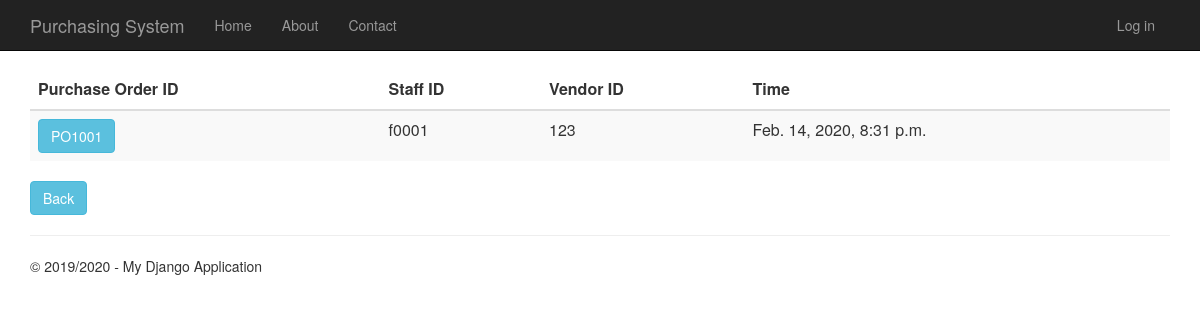
Before: /purchaseorderhistory with the older database file.
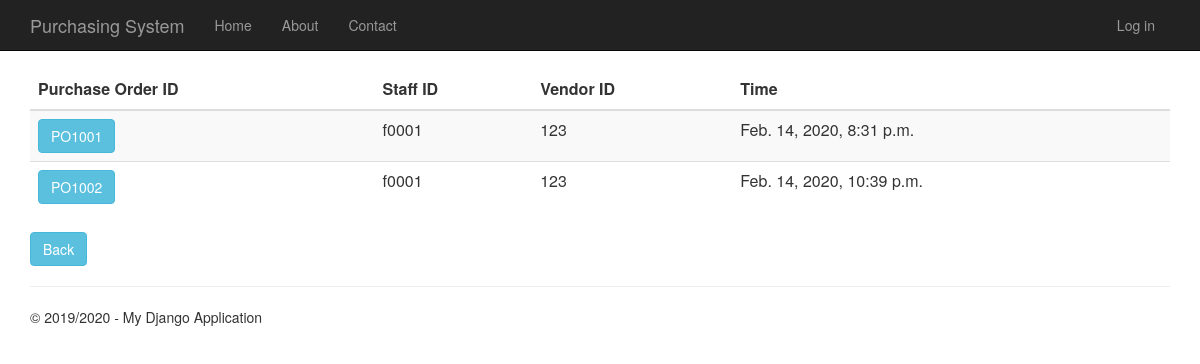
After: the same page with the newer database file.
### PurchaseOrder/models.py (models this page shows, shortened)
class PurchaseOrder(models.Model):
    purchase_order_id = models.CharField(primary_key=True, max_length=10)
    shipping_instructions = models.TextField()
    time_created = models.DateTimeField()
    description = models.TextField(null=True,default=None, blank=True)
    total_price = models.DecimalField(max_digits=10, decimal_places=2, default=Decimal('0.00'))
    person_id = models.ForeignKey(Person)
    vendor_id = models.ForeignKey(Vendor)
    quotation_id = models.OneToOneField(Quotation)

### app/models.py (models this page shows, shortened)
class Person(models.Model):
    user_id = models.OneToOneField(User)
    person_id = models.CharField(primary_key=True, max_length=10)
    person_name = models.TextField()
    person_address = models.TextField()
    person_phone_number = models.TextField()
    person_role = models.TextField(default = 'EMPLOYEE')

class Vendor(models.Model):
    vendor_id = models.CharField(primary_key=True, max_length=10)
    vendor_name = models.TextField()
    vendor_phone_number = models.TextField()
    vendor_address = models.TextField()
    vendor_email = models.TextField()
    def __str__(self):
        return str(self.vendor_id)

### PurchaseOrder/views.py (the view)
# urls.py: url(r'^purchaseorderhistory', PurchaseOrder.views.purchaseorderhistory, name="purchase_order_history"),
def purchaseorderhistory(request):
    purchase_orders = PurchaseOrder.objects.all()
    context = {
            'title':'Purchase Order History',
            'rows':purchase_orders,
            'year':'2019/2020'
        }
    return render(request,'PurchaseOrder/purchaseorderhistory.html',context)

### PurchaseOrder/templates/PurchaseOrder/purchaseorderhistory.html
{% extends "app/layout.html" %}
{% block content %}
<div class="purcahseorderhistory margintop" >
    <form action="purchaseorderhistorydetails" method="GET">
        <table class="table table-striped margintop">
          <thead>
            <tr>
              <th scope="col" class="fontlabel">Purchase Order ID</th>
              <th scope="col" class="fontlabel">Staff ID</th>
              <th scope="col" class="fontlabel">Vendor ID</th>
              <th scope="col" class="fontlabel">Time</th>
            </tr>
          </thead>
          <tbody>
              {% for r in rows %}
            <tr>
                 <td><button type="submit" name="po_id" value="{{r.purchase_order_id}}" class="btn btn-info" >{{r.purchase_order_id}}</button></td>
                 <td>{{r.person_id.person_id}}</td>
                 <td>{{r.vendor_id}}</td>
                 <td>{{r.time_created}}</td>
            </tr>
              {% endfor %}
          </tbody>
        </table>
    </form>
    <form action="menu">
        <div class="margintop">
            <button type="submit" class="btn btn-info" >Back</button>
        </div>
    </form>
</div>
{% endblock %}

Changed rows visible on the page:
added PurchaseOrder: purchase_order_id "PO1002", person_id.person_id "f0001", vendor_id "123", time_created "Feb. 14, 2020, 10:39 p.m."
